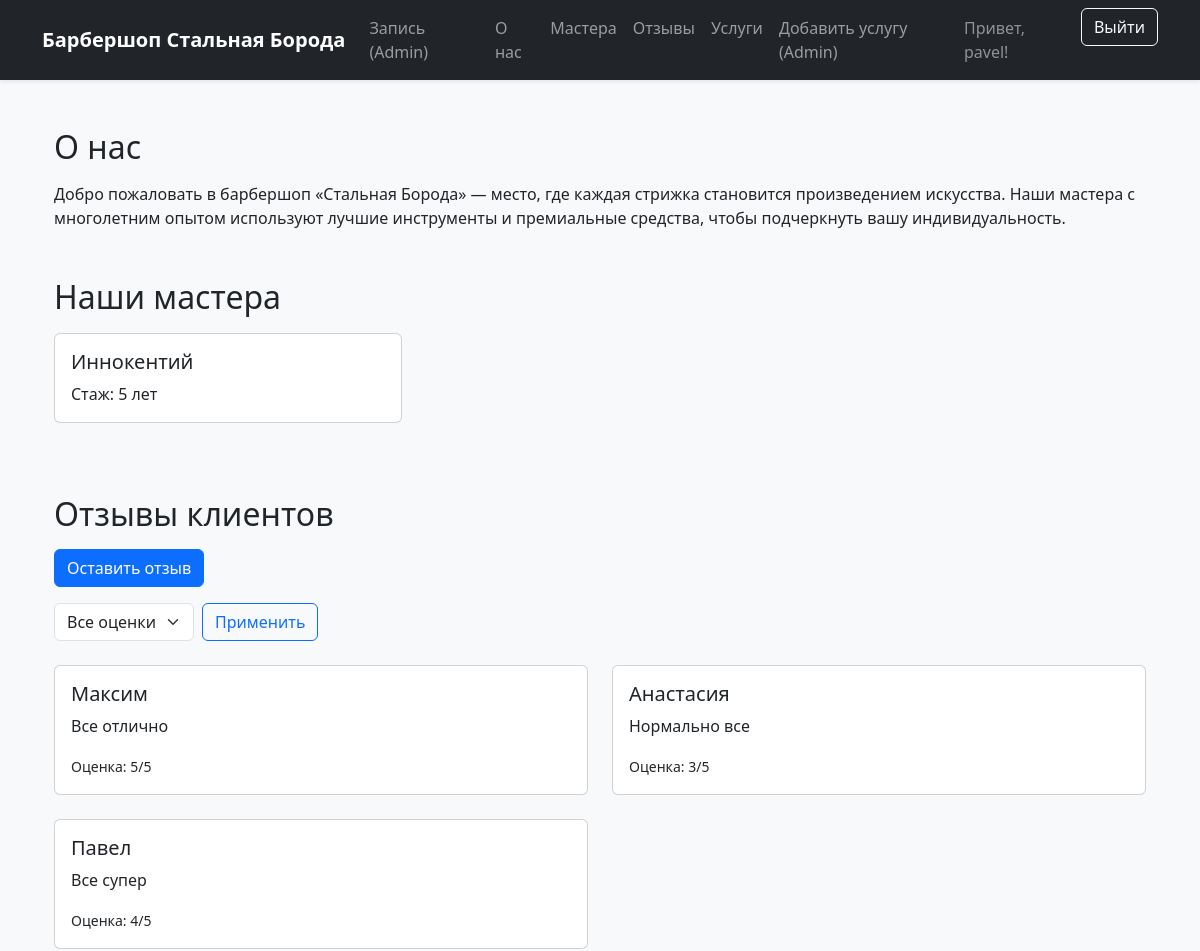
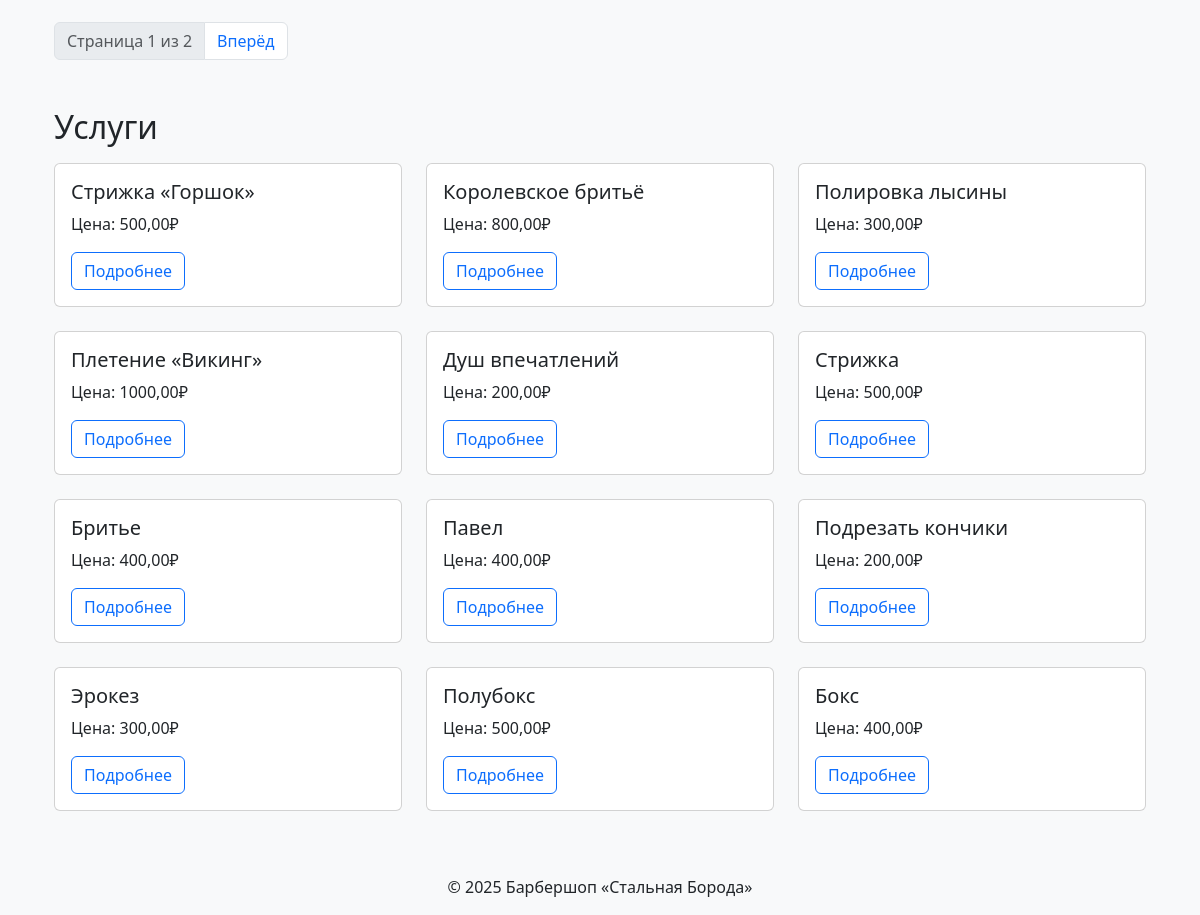
The app's page / (signed in) with its own data (2 pictures, top to bottom).
### core/models.py (models this page shows, shortened)
class Master(models.Model):
    name = models.CharField(max_length=150, verbose_name="Имя")
    photo = models.ImageField(upload_to="masters/", blank=True, verbose_name="Фотография")
    phone = models.CharField(max_length=20, verbose_name="Телефон")
    address = models.CharField(max_length=255, verbose_name="Адрес")
    experience = models.PositiveIntegerField(verbose_name="Стаж работы (лет)")
    services = models.ManyToManyField(Service, related_name="masters", verbose_name="Услуги")
    is_active = models.BooleanField(default=True, verbose_name="Активен")
    class Meta:
        verbose_name = "Мастер"
        verbose_name_plural = "Мастера"

class Review(models.Model):
    text = models.TextField(verbose_name="Текст отзыва")
    client_name = models.CharField(max_length=100, blank=True, verbose_name="Имя клиента")
    master = models.ForeignKey(Master, on_delete=models.CASCADE, verbose_name="Мастер")
    photo = models.ImageField(upload_to="reviews/", blank=True, null=True, verbose_name="Фотография")
    created_at = models.DateTimeField(auto_now_add=True, verbose_name="Дата создания")
    rating = models.PositiveSmallIntegerField(
        validators=[MinValueValidator(1), MaxValueValidator(5)], verbose_name="Оценка"
    )
    is_published = models.BooleanField(default=True, verbose_name="Опубликован")
    class Meta:
        verbose_name = "Отзыв"
        verbose_name_plural = "Отзывы"

class Service(models.Model):
    name = models.CharField(max_length=200, verbose_name="Название", db_index=True)
    description = models.TextField(blank=True, verbose_name="Описание")
    price = models.DecimalField(max_digits=10, decimal_places=2, verbose_name="Цена", db_index=True)
    duration = models.PositiveIntegerField(verbose_name="Длительность (минут)")
    is_popular = models.BooleanField(default=False, verbose_name="Популярная услуга")
    image = models.ImageField(upload_to="services/", blank=True, verbose_name="Изображение")
    class Meta:
        verbose_name = "Услуга"
        verbose_name_plural = "Услуги"
        indexes = [
            models.Index(fields=["name", "price"]),  # составной индекс
        ]

### barbershop/views.py (the view)
# urls.py: path('', LandingPageView.as_view(), name='landing'),
class LandingPageView(LoginRequiredMixin, TemplateView):
    login_url = reverse_lazy('login')
    template_name = "core/landing.html"
    def get_context_data(self, **kw):
        ctx = super().get_context_data(**kw)
        masters = Master.objects.filter(is_active=True)
        services = Service.objects.all()
        rating = self.request.GET.get("rating")
        qs = Review.objects.filter(is_published=True).order_by("-created_at")
        if rating:
            qs = qs.filter(rating=rating)
        paginator = Paginator(qs, 3)
        ctx.update({
            "masters": masters,
            "services": services,
            "page_obj": paginator.get_page(self.request.GET.get("page")),
        })
        return ctx

### barbershop/templates/core/landing.html (shortened to what this page needs)
{% extends "base.html" %}
{% block content %}
  <section id="about" class="container mt-4">
    <h2 class="mb-3">О нас</h2>
    <p>
      Добро пожаловать в барбершоп «Стальная Борода» — место, где каждая стрижка
      становится произведением искусства. Наши мастера с многолетним опытом
      используют лучшие инструменты и премиальные средства, чтобы подчеркнуть
      вашу индивидуальность.
    </p>
  </section>
  <section id="masters" class="container mt-5">
    <h2 class="mb-3">Наши мастера</h2>
    <div class="row">
      {% for master in masters %}
        <div class="col-md-4 mb-4">
          <div class="card h-100">
            <div class="card-body">
              <h5 class="card-title">{{ master.name }}</h5>
              <p class="card-text">Стаж: {{ master.experience }} лет</p>
            </div>
          </div>
        </div>
      {% endfor %}
    </div>
  </section>
  <section id="reviews" class="container mt-5">
    <h2 class="mb-3">Отзывы клиентов</h2>
    <div class="mb-3">
      <a href="{% url 'create_review' %}" class="btn btn-primary">Оставить отзыв</a>
    </div>
    <form method="get" class="mb-4 row g-2 align-items-center">
      <div class="col-auto">
        <select name="rating" class="form-select">
          <option value="">Все оценки</option>
        </select>
      </div>
      <div class="col-auto">
        <button type="submit" class="btn btn-outline-primary">Применить</button>
      </div>
    </form>
    <div class="row">
      {% for review in page_obj %}
        <div class="col-md-6 mb-4">
          <div class="card">
            <div class="card-body">
              <h5 class="card-title">{{ review.client_name }}</h5>
              <p class="card-text">{{ review.text }}</p>
              <p class="card-text"><small>Оценка: {{ review.rating }}/5</small></p>
            </div>
          </div>
        </div>
      {% empty %}
        <p class="text-muted">Нет отзывов с таким рейтингом.</p>
      {% endfor %}
    </div>
    <nav aria-label="Навигация по отзывам">
      <ul class="pagination">
        <li class="page-item disabled">
          <span class="page-link">
            Страница {{ page_obj.number }} из {{ page_obj.paginator.num_pages }}
          </span>
        </li>
        {% if page_obj.has_next %}
          <li class="page-item">
            <a
              class="page-link"
              href="?page={{ page_obj.next_page_number }}{% if request.GET.rating %}&rating={{ request.GET.rating }}{% endif %}"
            >
              Вперёд
            </a>
          </li>
        {% endif %}
      </ul>
    </nav>
  </section>
  <section id="services" class="container mt-5">
    <h2 class="mb-3">Услуги</h2>
    <div class="row">
      {% for service in services %}
        <div class="col-md-4 mb-4">
          <div class="card h-100">
            <div class="card-body">
              <h5 class="card-title">{{ service.name }}</h5>
              <p class="card-text">Цена: {{ service.price }}₽</p>
              <button
                class="btn btn-outline-primary"
                data-bs-toggle="modal"
                data-bs-target="#serviceModal{{ service.id }}"
              >
                Подробнее
              </button>
            </div>
          </div>
        </div>
      {% endfor %}
    </div>
  </section>
{% endblock %}

### barbershop/templates/includes/menu.html (shortened to what this page needs)
<nav class="navbar navbar-expand-lg navbar-dark bg-dark shadow-sm">
    <div class="container">
        <a class="navbar-brand fw-bold" href="{% url 'landing' %}">Барбершоп Стальная Борода</a>
        <div class="collapse navbar-collapse" id="navbarNav">
            <ul class="navbar-nav me-auto mb-2 mb-lg-0">
                {% if user.is_staff %}
                    <li class="nav-item">
                        <a class="nav-link" href="{% url 'orders_list' %}">Запись (Admin)</a>
                    </li>
                {% endif %}
                <li class="nav-item">
                    <a class="nav-link" href="{% url 'landing' %}#about">О нас</a>
                </li>
                <li class="nav-item">
                    <a class="nav-link" href="{% url 'landing' %}#masters">Мастера</a>
                </li>
                <li class="nav-item">
                    <a class="nav-link" href="{% url 'landing' %}#reviews">Отзывы</a>
                </li>
                <li class="nav-item">
                    <a class="nav-link" href="{% url 'landing' %}#services">Услуги</a>
                </li>
                {% if user.is_staff %}
                    <li class="nav-item">
                        <a class="nav-link" href="{% url 'service_create' %}">Добавить услугу (Admin)</a>
                    </li>
                {% endif %}
            </ul>
            <ul class="navbar-nav ms-auto mb-2 mb-lg-0">
                {% if user.is_authenticated %}
                    <li class="nav-item d-flex align-items-center me-3">
                        <span class="navbar-text text-white-50">Привет, {{ user.username }}!</span>
                    </li>
                    <li class="nav-item">
                        <form method="post" action="{% url 'logout' %}" class="d-inline">
                            <button type="submit" class="btn btn-outline-light">Выйти</button>
                        </form>
                    </li>
                {% endif %}
            </ul>
        </div>
    </div>
</nav>

### barbershop/templates/base.html (style rules this page uses)
body { background-color: #f8f9fa; }
html { scroll-behavior: smooth; }

### records on screen
Master: name "Иннокентий", experience "5"
Review: client_name "Максим", text "Все отлично", rating "5"
Review: client_name "Анастасия", text "Нормально все", rating "3"
Review: client_name "Павел", text "Все супер", rating "4"
Service: name "Стрижка «Горшок»", price "500,00"
Service: name "Королевское бритьё", price "800,00"
Service: name "Полировка лысины", price "300,00"
Service: name "Плетение «Викинг»", price "1000,00"
Service: name "Душ впечатлений", price "200,00"
Service: name "Стрижка", price "500,00"
Service: name "Бритье", price "400,00"
Service: name "Павел", price "400,00"
Service: name "Подрезать кончики", price "200,00"
Service: name "Эрокез", price "300,00"
Service: name "Полубокс", price "500,00"
Service: name "Бокс", price "400,00"

### other values on screen
{{ user.username }} "pavel"
{{ page_obj.number }} "1"
{{ page_obj.paginator.num_pages }} "2"
